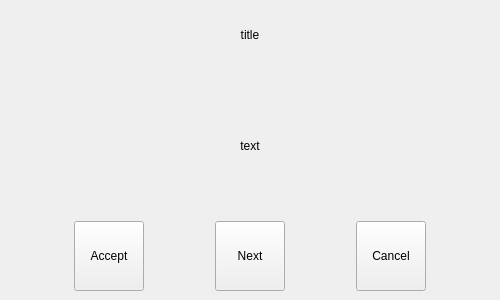
<?xml version="1.0" encoding="UTF-8"?>
<ui version="4.0">
 <class>GenericDialogClass</class>
 <widget class="QFrame" name="GenericDialogClass">
  <property name="geometry">
   <rect>
    <x>0</x>
    <y>0</y>
    <width>500</width>
    <height>300</height>
   </rect>
  </property>
  <property name="sizePolicy">
   <sizepolicy hsizetype="Preferred" vsizetype="Preferred">
    <horstretch>0</horstretch>
    <verstretch>0</verstretch>
   </sizepolicy>
  </property>
  <property name="minimumSize">
   <size>
    <width>500</width>
    <height>300</height>
   </size>
  </property>
  <property name="windowTitle">
   <string/>
  </property>
  <layout class="QVBoxLayout" name="dialogLayout">
   <property name="sizeConstraint">
    <enum>QLayout::SetMinimumSize</enum>
   </property>
   <property name="leftMargin">
    <number>0</number>
   </property>
   <property name="topMargin">
    <number>0</number>
   </property>
   <property name="rightMargin">
    <number>0</number>
   </property>
   <property name="bottomMargin">
    <number>0</number>
   </property>
   <item>
    <widget class="QLabel" name="labelDialogTitle">
     <property name="minimumSize">
      <size>
       <width>0</width>
       <height>70</height>
      </size>
     </property>
     <property name="maximumSize">
      <size>
       <width>16777215</width>
       <height>70</height>
      </size>
     </property>
     <property name="text">
      <string notr="true">title</string>
     </property>
     <property name="alignment">
      <set>Qt::AlignCenter</set>
     </property>
    </widget>
   </item>
   <item>
    <layout class="QVBoxLayout" name="verticalLayout">
     <property name="leftMargin">
      <number>9</number>
     </property>
     <property name="topMargin">
      <number>4</number>
     </property>
     <property name="rightMargin">
      <number>9</number>
     </property>
     <property name="bottomMargin">
      <number>9</number>
     </property>
     <item>
      <widget class="QLabel" name="labelDialogMessage">
       <property name="sizePolicy">
        <sizepolicy hsizetype="Preferred" vsizetype="Minimum">
         <horstretch>0</horstretch>
         <verstretch>0</verstretch>
        </sizepolicy>
       </property>
       <property name="text">
        <string notr="true">text</string>
       </property>
       <property name="scaledContents">
        <bool>false</bool>
       </property>
       <property name="alignment">
        <set>Qt::AlignCenter</set>
       </property>
       <property name="wordWrap">
        <bool>true</bool>
       </property>
      </widget>
     </item>
     <item>
      <layout class="QHBoxLayout" name="horizontalLayout">
       <property name="topMargin">
        <number>4</number>
       </property>
       <item>
        <widget class="QPushButton" name="buttonAccept">
         <property name="sizePolicy">
          <sizepolicy hsizetype="Minimum" vsizetype="Fixed">
           <horstretch>0</horstretch>
           <verstretch>0</verstretch>
          </sizepolicy>
         </property>
         <property name="minimumSize">
          <size>
           <width>70</width>
           <height>70</height>
          </size>
         </property>
         <property name="maximumSize">
          <size>
           <width>70</width>
           <height>70</height>
          </size>
         </property>
         <property name="focusPolicy">
          <enum>Qt::NoFocus</enum>
         </property>
         <property name="text">
          <string notr="true">Accept</string>
         </property>
        </widget>
       </item>
       <item>
        <widget class="QPushButton" name="buttonNext">
         <property name="minimumSize">
          <size>
           <width>70</width>
           <height>70</height>
          </size>
         </property>
         <property name="maximumSize">
          <size>
           <width>70</width>
           <height>70</height>
          </size>
         </property>
         <property name="focusPolicy">
          <enum>Qt::NoFocus</enum>
         </property>
         <property name="text">
          <string notr="true">Next</string>
         </property>
        </widget>
       </item>
       <item>
        <widget class="QPushButton" name="buttonCancel">
         <property name="sizePolicy">
          <sizepolicy hsizetype="Minimum" vsizetype="Fixed">
           <horstretch>0</horstretch>
           <verstretch>0</verstretch>
          </sizepolicy>
         </property>
         <property name="minimumSize">
          <size>
           <width>70</width>
           <height>70</height>
          </size>
         </property>
         <property name="maximumSize">
          <size>
           <width>70</width>
           <height>70</height>
          </size>
         </property>
         <property name="focusPolicy">
          <enum>Qt::NoFocus</enum>
         </property>
         <property name="text">
          <string notr="true">Cancel</string>
         </property>
        </widget>
       </item>
      </layout>
     </item>
    </layout>
   </item>
  </layout>
 </widget>
 <resources/>
 <connections/>
</ui>
